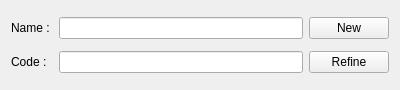
<?xml version="1.0" encoding="UTF-8"?>
<ui version="4.0">
 <class>ManufacturerRefine</class>
 <widget class="QWidget" name="ManufacturerRefine">
  <property name="geometry">
   <rect>
    <x>0</x>
    <y>0</y>
    <width>400</width>
    <height>90</height>
   </rect>
  </property>
  <property name="windowTitle">
   <string>Form</string>
  </property>
  <layout class="QGridLayout" name="gridLayout">
   <item row="0" column="0">
    <widget class="QLabel" name="name_Label">
     <property name="text">
      <string>Name : </string>
     </property>
    </widget>
   </item>
   <item row="0" column="1">
    <widget class="QLineEdit" name="name_LineEdit"/>
   </item>
   <item row="1" column="0">
    <widget class="QLabel" name="code_Label">
     <property name="text">
      <string>Code : </string>
     </property>
    </widget>
   </item>
   <item row="1" column="1">
    <widget class="QLineEdit" name="code_LineEdit"/>
   </item>
   <item row="0" column="2">
    <widget class="QPushButton" name="new_PushButton">
     <property name="text">
      <string>New</string>
     </property>
    </widget>
   </item>
   <item row="1" column="2">
    <widget class="QPushButton" name="refine_PushButton">
     <property name="text">
      <string>Refine</string>
     </property>
    </widget>
   </item>
  </layout>
 </widget>
 <resources/>
 <connections/>
</ui>
